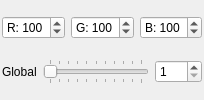
       <widget class="QWidget" name="tabLinear">
        <attribute name="title">
         <string>Linear</string>
        </attribute>
        <layout class="QHBoxLayout">
         <property name="sizeConstraint">
          <enum>QLayout::SizeConstraint::SetDefaultConstraint</enum>
         </property>
         <property name="leftMargin">
          <number>2</number>
         </property>
         <property name="topMargin">
          <number>2</number>
         </property>
         <property name="rightMargin">
          <number>2</number>
         </property>
         <property name="bottomMargin">
          <number>2</number>
         </property>
         <item>
          <layout class="QVBoxLayout">
           <item>
            <layout class="QHBoxLayout">
             <item>
              <layout class="QVBoxLayout">
               <item>
                <widget class="KeysafeSpinBox" name="LinearRedSpinBox">
                 <property name="keyboardTracking">
                  <bool>false</bool>
                 </property>
                 <property name="prefix">
                  <string>R: </string>
                 </property>
                 <property name="maximum">
                  <number>255</number>
                 </property>
                 <property name="value">
                  <number>100</number>
                 </property>
                </widget>
               </item>
              </layout>
             </item>
             <item>
              <layout class="QVBoxLayout">
               <item>
                <widget class="KeysafeSpinBox" name="LinearGreenSpinBox">
                 <property name="keyboardTracking">
                  <bool>false</bool>
                 </property>
                 <property name="prefix">
                  <string>G: </string>
                 </property>
                 <property name="maximum">
                  <number>255</number>
                 </property>
                 <property name="value">
                  <number>100</number>
                 </property>
                </widget>
               </item>
              </layout>
             </item>
             <item>
              <layout class="QVBoxLayout">
               <item>
                <widget class="KeysafeSpinBox" name="LinearBlueSpinBox">
                 <property name="keyboardTracking">
                  <bool>false</bool>
                 </property>
                 <property name="prefix">
                  <string>B: </string>
                 </property>
                 <property name="maximum">
                  <number>255</number>
                 </property>
                 <property name="value">
                  <number>100</number>
                 </property>
                </widget>
               </item>
              </layout>
             </item>
            </layout>
           </item>
           <item>
            <layout class="QHBoxLayout">
             <item>
              <widget class="QLabel" name="label_23">
               <property name="text">
                <string>Global</string>
               </property>
              </widget>
             </item>
             <item>
              <widget class="QSlider" name="LinearGlobalSlider">
               <property name="minimum">
                <number>1</number>
               </property>
               <property name="maximum">
                <number>500</number>
               </property>
               <property name="pageStep">
                <number>30</number>
               </property>
               <property name="orientation">
                <enum>Qt::Orientation::Horizontal</enum>
               </property>
               <property name="tickPosition">
                <enum>QSlider::TickPosition::TicksBothSides</enum>
               </property>
               <property name="tickInterval">
                <number>50</number>
               </property>
              </widget>
             </item>
             <item>
              <widget class="KeysafeSpinBox" name="LinearGlobalSpinBox">
               <property name="sizePolicy">
                <sizepolicy hsizetype="Fixed" vsizetype="Fixed">
                 <horstretch>0</horstretch>
                 <verstretch>0</verstretch>
                </sizepolicy>
               </property>
               <property name="keyboardTracking">
                <bool>false</bool>
               </property>
               <property name="minimum">
                <number>1</number>
               </property>
               <property name="maximum">
                <number>500</number>
               </property>
              </widget>
             </item>
            </layout>
           </item>
          </layout>
         </item>
        </layout>
       </widget>
